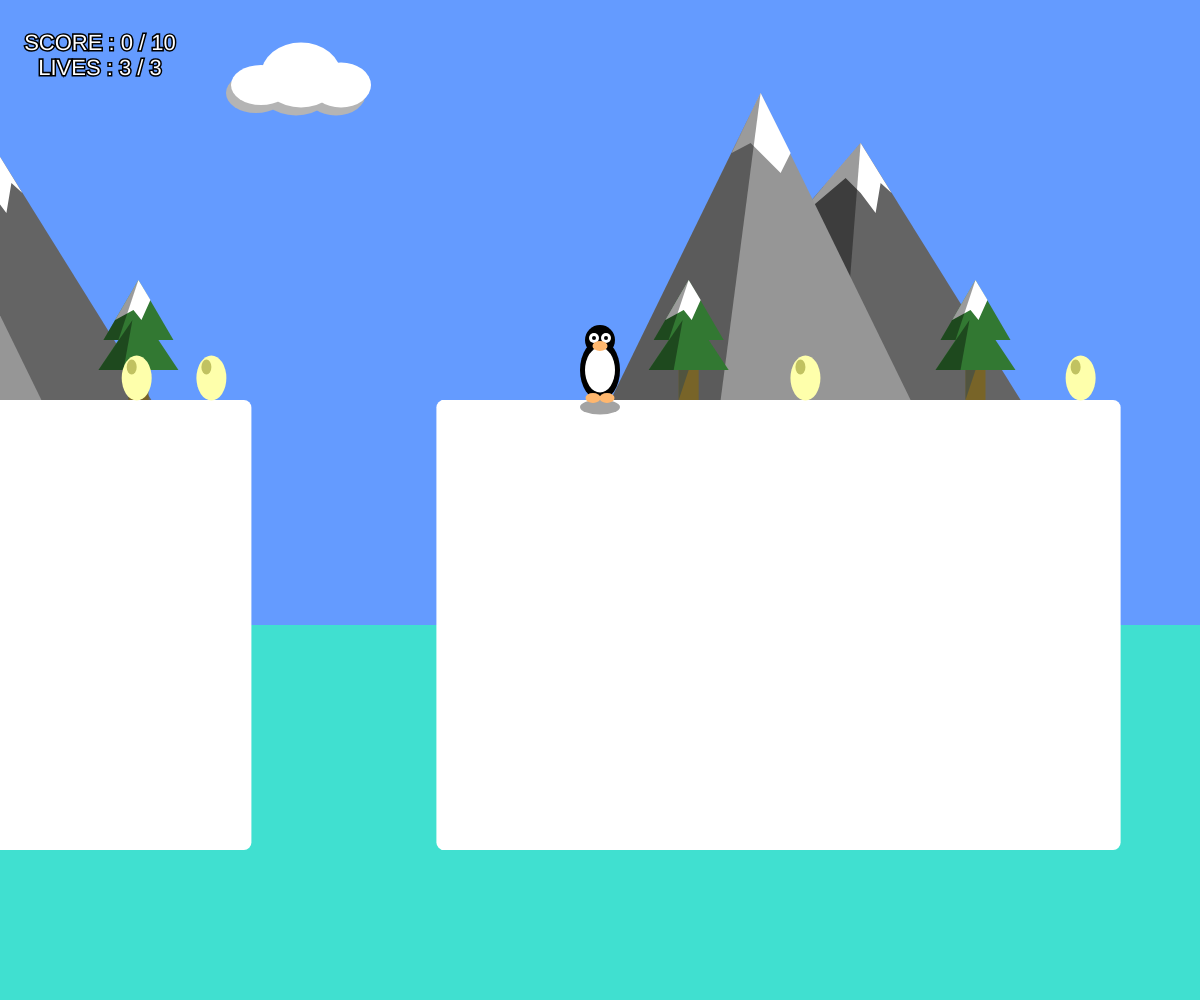
Frame 1 (no input)
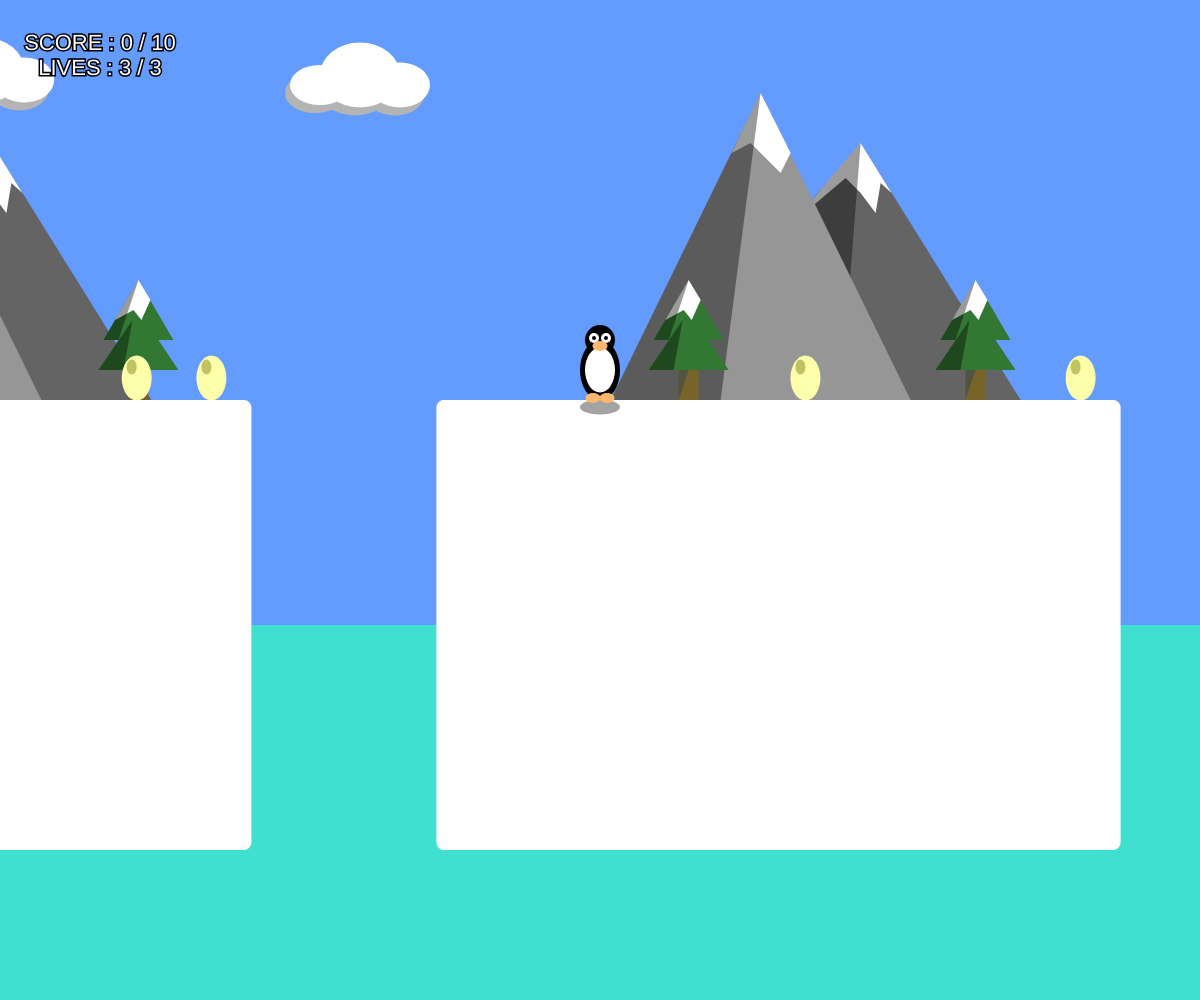
Frame 60 (no input)
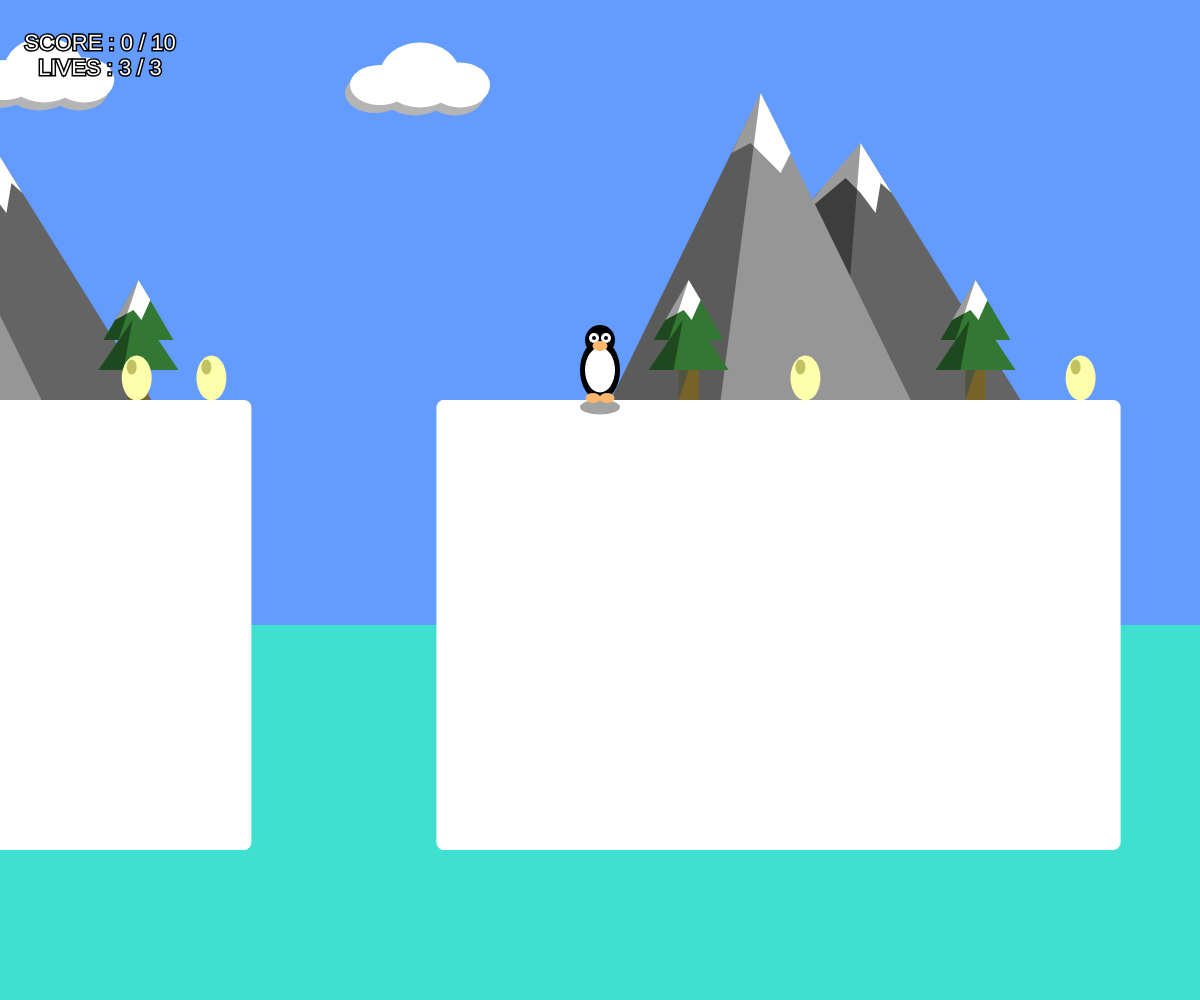
Frame 120 (the mouse pressed at the canvas centre since frame 60)

The p5.js sketch that drew these frames (run headless with seeded random() and noise() and a simulated clock; from frame 60 on, the mouse is pressed at the canvas centre):

// p5.js sketch
// ── sketch.js
/*

	&copy; 2022-Present

*/

// DECLARING VARIABLES
var game;

var ground;
var canyons;
var trees;
var clouds;
var mountains;

var character;

var collectables;
var pole;


function windowResized() {
	resizeCanvas(windowWidth, windowHeight);
}

// SET-UP
function setup() {

	// Creating Canvas
	createCanvas(windowWidth, windowHeight);

	// Initialising Variables
	game = {
		scroller: { // (Camera)
			x: 0
		},
		over: false,
		lives: 3,
		complete: false,
		score: 0
	};

	ground = { // (Floor)
		y: 400
	};


	// Initialising Objects to Create Instances
	character = new Character(width/2, ground.y);
	pole = new Pole(3000, 200);


	canyons = []; // Initialising with Empty Array first
	// Randomly Generate Co-Ordinates
	generate(200-800, 8, [800, 1000], [100, 200])
		.forEach( pos => {
			// Attempt to Fix any Conflictions with Other Objects
			const canyon = new Canyon(pos[0], pos[1]); // Create the 'Canyon' Instance
			
			// Check if the Generated Canyon is On/Near to the Character
			if (character.x-15 >= canyon.x && character.x <= canyon.x-15+canyon.width) {
				// If So... Change Co-Ordinates of Canyon to Remove Confliction
				const half = (canyon.x-5) + (canyon.width/2);
				if (character.x < half) {
					canyon.x = half + 5;
				}
				else if (character.x >= half) {
					canyon.width = canyon.width/2;
				};
			};
			// Check if the Generated Canyon is On/Near to the Flag-Pole
			if (pole.x >= canyon.x+5 && pole.x <= canyon.x-5+canyon.width) {
				// If So... Change Co-Ordinates of Canyon to Remove Confliction
				canyon.x = pole.x + 75;
			};
			// Finally, Add Canyons to Global Array
			canyons.push(canyon);
	});


	trees = []; // Initialising with Empty Array first
	// Randomly Generate Co-Ordinates
	generate(width/2-725, 30, [250, 300], [floor.y])
		.forEach( pos => {
			// Create the 'Tree' Instance
			const tree = new Tree(pos[0], pos[1]);
			trees.push(tree); // Finally, Add Tree to Global Array
	});
	// Attempt to Fix any Conflictions with Other Objects
	for (let i=0; i<trees.length; i++) {
		const tree = trees[i];

		// Check if the Generated Tree is On/Near to a Canyon
		canyons.forEach( canyon => {
			if (tree.x+5 >= canyon.x+5 && tree.x <= canyon.x-5+canyon.width) {
				// If it is... Remove it!
				trees.splice(i, 1);
			};
		});
	};

	clouds = []; // Initialising with Empty Array first
	// Randomly Generate Co-Ordinates
	generate(300, 21, [-300, -500], [75, 125, 70])
		.forEach( pos => {
			// Create the 'Cloud' Instance
			const cloud = new Cloud(pos[0], pos[1], 80);
			clouds.push(cloud); // Finally, Add Cloud to Global Array
	});


	mountains = []; // Initialising with Empty Array first
	// Randomly Generate Co-Ordinates
	generate(width/2-600, 5, [800, 1200], [ground.y-257])
		.forEach( pos => {
			// Attempt to Fix any Conflictions with Other Objects
			const mountain = new Mountain(pos[0], pos[1]);

			// Check if the Generated Mountain is On/Near to a Canyon
			canyons.forEach( canyon => {
				if (mountain.x+250 >= canyon.x+5 && mountain.x-250 <= canyon.x-5+canyon.width) {
					// If So... Change Co-Ordinates of Mountain to Remove Confliction
					if (mountain.x+250 >= canyon.x+5) {
						mountain.x = canyon.x - 250;
					}
					else if (mountain.x-250 <= canyon.x-5+canyon.width) {
						mountain.x = canyon.x + 250;
					};
				};
			});
			// Finally, Add Mountain to Global Array
			mountains.push(mountain);
	});


	collectables = []; // Initialising with Empty Array first
	// Randomly Generate Co-Ordinates
	generate(-180, 10, [300, 350], [ground.y])
		.forEach( pos => {
			// Attempt to Fix any Conflictions with Other Objects
			const collectable = new Collectable(pos[0], pos[1], 30, 45);
			
			// Check if the Generated Mountain is On/Near to a Canyon
			canyons.forEach( canyon => {
				if (collectable.x+30 >= canyon.x+5 && collectable.x-30 <= canyon.x-5+canyon.width) {
					// If So... Change Co-Ordinates of Mountain to Remove Confliction
					if (collectable.x+30 >= canyon.x+5) {
						collectable.x = canyon.x - 30;
					}
					else if (collectable.x-30 <= canyon.x-5+canyon.width) {
						collectable.x = canyon.x + 30;
					};
				};
			});
			// Finally, Add Collectable to Global Array
			collectables.push(collectable);
	});
};

/**
    * Randomly Generates a Set of X & Y Co-Ordinates

	* @param {number} start
	* @param {number} amount
	* @param {Readonly<Array<number>>} start
	* @param {Readonly<Array<number>>} start

	* @returns {Readonly<Array<number>>}
**/
function generate(start, amount, x_multiplier, y_range) {
	let temp = start; // Use this as Starting Point
	let ouput = []; // Initialing New Variable for Return
	for (let i=0; i<amount; i++) { // Iterating through Input Array
		// X-Co-Ordinate is Generated via the 'x_multiplier'
		// Y-Co-Ordinate is Generated by Choosing a Random Number from 'y_range'
		ouput.push([temp, y_range[floor(random()*y_range.length)]]);
		temp += random(x_multiplier[0], x_multiplier[1]) // Increase 'temp' via Multiplier
	};
	return ouput; // Finally, Return the Newly Generated Points
};


// INTERACTION FUNCTIONS

function keyPressed() {
	if (!game.over && !game.complete) { // Only Listen for Input if NOT Game Over AND NOT Level Complete 
		if (!character.isPlummeting) { // Only Listen for Input if NOT Plummeting
			if (keyCode == 37 || keyCode == 65) { // If 'A' or 'Left-Arrow' is Pressed
				character.isLeft = true; // Go Left
			} else if (keyCode == 39 || keyCode == 68) { // If 'D' or 'Right-Arrow' is Pressed
				character.isRight = true; // Go Right
			} else if (keyCode == 32 || keyCode == 38 || keyCode == 87) { // If 'W' or 'Up-Arrow' or 'SPACEBAR' is Pressed
				if (!character.isFalling) {
					character.isFalling = true; // Fall
					character.y -= 100; // Decrement Y to Show 'Falling'
				};
			};
		};
	};
};

function keyReleased() {
	if (keyCode == 37 || keyCode == 65) { // If 'A' or 'Left-Arrow' is Released
		character.isLeft = false; // Stop Going Left
	} else if (keyCode == 39 || keyCode == 68) { // If 'D' or 'Right-Arrow' is Released
		character.isRight = false; // Stop Going Right
	};
};



// DRAW FUNCTIONS

function draw() {
	// Creating Background
	background(100, 155, 255); // Blue Sky
	
	noStroke();

	// Creating Ground
	fill(64, 224, 208); // Water Background
	rect(0, ground.y, width, height-ground.y);
	fill(255); // White Ice/Snowy Floor
	rect(0, ground.y, width, height-ground.y-150);


	push(); // Using 'push()' so that Selected Entities will Only get Translated
		game.scroller.x = character.x - (width/2); // Get Position of Centre
		translate(-game.scroller.x, 0); // Translate so that Character stays in Centre

		// Creating Canyons
		canyons.forEach( canyon => { // Iterating through Array
			canyon.draw(); // Call Function to Draw Object
		});

		// Drawing Clouds
		clouds.forEach( cloud => { // Iterating through Array
			cloud.draw(); // Call Function to Draw Object
		});
		// Drawing Mountains
		mountains.forEach( mountain => { // Iterating through Array
			mountain.draw(); // Call Function to Draw Object
		});
		// Drawing Trees
		trees.forEach( tree => { // Iterating through Array
			tree.draw(); // Call Function to Draw Object
		});

		// Draw Collectables (Egg)
		collectables.forEach( collectable => { // Iterating through Array
			collectable.draw(); // Call Function to Draw Object
		});

		// Draw Pole
		pole.draw(); // Call Function to Draw Object


		// Draw Character (Penguin)
		if (character.isPlummeting) { // If Plummeting
			character.plumment(); // Call Function to Draw Object's Current State
		} else if(character.isLeft && character.isFalling) { // If Jumping-Left
			character.fallLeft(); // Call Function to Draw Object's Current State
		} else if(character.isRight && character.isFalling) { // If Jumping-Right
			character.fallRight(); // Call Function to Draw Object's Current State
		} else if(character.isLeft) { // If Going-Left
			character.goLeft(); // Call Function to Draw Object's Current State
		} else if(character.isRight) { // If Going-Right
			character.goRight(); // Call Function to Draw Object's Current State
		} else if(character.isFalling || character.isPlummeting) { // If Falling or Plummeting
			character.fall(); // Call Function to Draw Object's Current State
		} else { // If Standing
			character.draw(); // Call Function to Draw Object's Current State
		};
	pop(); // Use 'pop()' to Now Stop Translating Objects


	// INTERACTIONS

	// Check if Character is within a Canyon
	character.isOverCanyon = false; // Useful Variable for a Global Scope
	canyons.forEach( canyon => { // Iterating through Array
		// If Character is withing X-Co-Ordinates of Canyon
		if (character.x-15 >= canyon.x && character.x <= canyon.x-15+canyon.width) {
			character.isOverCanyon = true; // Set to True
			// If Character has Fallen into Canyon
			if (character.y >= ground.y) {
				character.isOverCanyon = false; // Reset

				if (game.lives >= 1) { // Show Message to User
					fill(255);
					strokeWeight(3);
					stroke(0);
					textSize(40);
					textAlign(CENTER);
					fill(255, 105, 105);
					text("LIFE LOST", width/2, height/2);
				};

				// Set Plummeting to True
				if (!character.isPlummeting) {
					character.isPlummeting = true;
					game.lives --; // Decrement Game Lives
				}
				else if (character.y-65 >= height) { // If Character has Fallen to Bottom
					// Reset State
					character.reset();
				};
			};
		};
	});

	// Check if Character is in Range of a Collectable
	collectables.forEach( collectable => { // Iterating through Array
		if (character.y !== ground.y) { // If Jumping, Account for Y-Co-Ordinates
			if ((dist(character.x, character.y, collectable.x, collectable.y) <= collectable.height) && (!collectable.isFound)) {
				// Successfully Found
				collectable.isFound = true;
				game.score ++; // Increment Game Score
			};
		} else if ((dist(character.x, character.y, collectable.x, collectable.y) <= collectable.width) && (!collectable.isFound)) {
			// Successfully Found
			collectable.isFound = true;
			game.score ++; // Increment Game Score
		};
	});

	// Check if Character is in Range of Pole
	if ((dist(character.x, character.y, pole.x+22, character.y) <= 20) && (!pole.isReached)) {
		// Set Reached & Level Complete to True
		pole.isReached = game.complete = true;
		// Stop Any Current Movement
		character.isLeft = character.isRight = false;
	};


	// Gravity
	if (character.y < ground.y) { // If Character is NOT on Ground
		character.y += 1 // Increment Y-Co-ordinate to Slowly Bring Character to Ground
		if (character.y == ground.y) {
			// Reset Variable when Back on Ground
			character.isFalling = false;
		};
	};


	fill(255);
	strokeWeight(3);
	stroke(0);
	// If Character is On Left World Boundary
	if (character.x - width/2 <= -1234) {
		character.reachedBoundary = true; // Useful Global Variable
		// Display Message to User
		textSize(40);
		textAlign(CENTER);
		fill(255, 105, 105);
		text("BOUNDARY REACHED", width/2, height/2);
	}
	else {
		// Reset Variable
		character.reachedBoundary = false;
	};


	// DRAW TEXT
	textSize(22);
	textAlign(CENTER);
	text(`SCORE : ${game.score} / ${collectables.length}`, 100, 50);
	text(`LIVES : ${game.lives} / 3`, 100, 75);
	if (game.lives <= 0) { // Decide whether it is Game Over or Not
		game.over = true; // If 0 Lives Left, then Game Over
	};
	if (game.over) { // If Game Over...
		// Display Text to User
		textSize(100);
		textAlign(CENTER);
		fill(255, 105, 105);
		strokeWeight(10);
		text("GAME OVER", width/2, height/2);
		textSize(50);
		text("Refresh the Page to Retry", width/2, height/2+75);
	};
	if (game.complete) { // If Level Complete...
		// Display Text to User
		textSize(100);
		textAlign(CENTER);
		fill(138, 255, 157);
		strokeWeight(10);
		text("LEVEL COMPLETE", width/2, height/2);
	};
};


// DECLARING CLASSES

/**
 	* Function Constructor Representing Game-Character

	* @param {number} x
	* @param {number} y
**/
function Character(x, y) {
	// Initialising Variables
	this.x = x;
	this.y = y;
	this.isLeft = false;
	this.isRight = false;
	this.isFalling = false;
	this.isPlummeting = false;
	this.speed = 6;
	this.isOverCanyon = false;
	this.reachedBoundary = false;

	// Reset All Variables to Default State
	this.reset = function() {
		this.x = width/2;
		this.y = ground.y;
		this.isLeft = this.isRight = this.isPlummeting = this.isFalling = this.isOverCanyon = this.reachedBoundary = false;
	};

	// Draw Plummeting State
	this.plumment = function() {
		this.y += 3; // Increment to Show Falling

		noStroke();
		fill(0); // Black
		ellipse(this.x, this.y-60, 30); // Head
		ellipse(this.x, this.y-30, 40, 60); // Outer Body
		// Right Arm
		ellipse(this.x+20, this.y-50, 10, 25);
		// Left Arm
		ellipse(this.x-20, this.y-50, 10, 25);
		fill(255); // White
		ellipse(this.x, this.y-30, 30, 45); // Inner body
		ellipse(this.x-6, this.y-62, 10); // Left Outer-Eye
		ellipse(this.x+6, this.y-62, 10); // Right Outer-Eye
		fill(0); // Black
		ellipse(this.x-6, this.y-64, 4); // Left Inner-Eye
		ellipse(this.x+6, this.y-64, 4); // Right Inner-Eye
		fill(255, 183, 110); // Orangey-Yellow
		ellipse(this.x, this.y-54, 15, 10); // Nose
		ellipse(this.x-7, this.y-2, 15, 10); // Left Foot
		ellipse(this.x+7, this.y-2, 15, 10); // Right Foot
	};

	// Draw Falling-Left State
	this.fallLeft = function() {
		// If at Boundary, DO NOT Decrement
		if (!this.reachedBoundary) {
			this.x -= this.speed;
		};

		noStroke();

		// If NOT Over a Canyon, Draw Shadow
		if (!this.isOverCanyon) {
			fill(100, 100, 100, 150);
		  	ellipse(this.x, ground.y+7, 40, 15);	
		};


		fill(0); // Black
		ellipse(this.x, this.y-60, 30); // Head
		ellipse(this.x, this.y-30, 30, 60); // Outer Body
		fill(255); // White
		ellipse(this.x-9, this.y-30, 10, 30); // Inner body
		ellipse(this.x-9, this.y-62, 10); // Left Outer-Eye
		fill(0); // Black
		ellipse(this.x-11, this.y-65, 4); // Left Inner-Eye
		fill(255, 183, 110); // Orangey-Yellow
		ellipse(this.x-11, this.y-54, 15, 10); // Nose
		ellipse(this.x-5, this.y-2, 15, 10); // Feet
	};

	// Draw Falling-Right State
	this.fallRight = function() {
		this.x += this.speed; // Increment to Show Movement
		
		noStroke();

		// If NOT Over a Canyon, Draw Shadow
		if (!this.isOverCanyon) {
			fill(100, 100, 100, 150);
			ellipse(this.x, ground.y+7, 40, 15);
		};

		fill(0); // Black
		ellipse(this.x, this.y-60, 30); // Head
		ellipse(this.x, this.y-30, 30, 60); // Outer Body
		fill(255); // White
		ellipse(this.x+9, this.y-30, 10, 30); // Inner body
		ellipse(this.x+9, this.y-62, 10); // Right Outer-Eye
		fill(0); // Black
		ellipse(this.x+11, this.y-65, 4); // Right Inner-Eye
		fill(255, 183, 110); // Orangey-Yellow
		ellipse(this.x+11, this.y-54, 15, 10); // Nose
		ellipse(this.x+5, this.y-2, 15, 10); // Feet
	};

	// Draw Left State
	this.goLeft = function() {
		// If at Boundary, DO NOT Decrement
		if (!this.reachedBoundary) {
			this.x -= this.speed;
		};

		noStroke();

		// If NOT Over a Canyon, Draw Shadow
		if (!this.isOverCanyon) {
			fill(100, 100, 100, 150);
			ellipse(this.x+25, ground.y+7, 80, 15);
		};

		fill(0); // Black
		ellipse(this.x, this.y-15, 30); // Head
		ellipse(this.x+30, this.y-15, 60, 30); // Outer Body
		fill(255); // White
		ellipse(this.x+30, this.y-5, 40, 10); // Inner body
		ellipse(this.x-9, this.y-17, 10); // Left Outer-Eye
		fill(0); // Black
		ellipse(this.x-11, this.y-17, 4); // Left Inner-Eye
		fill(255, 183, 110); // Orangey-Yellow
		ellipse(this.x-11, this.y-9, 15, 10); // Nose
		ellipse(this.x+60, this.y-10, 10, 15); // Feet
	};

	// Draw Right State
	this.goRight = function() {
		this.x += this.speed; // Increment to Show Movement

		noStroke();

		// If NOT Over a Canyon, Draw Shadow
		if (!this.isOverCanyon) {
			fill(100, 100, 100, 150);
			ellipse(this.x-25, ground.y+7, 80, 15);
		};

		fill(0); // Black
		ellipse(this.x, this.y-15, 30); // Head
		ellipse(this.x-30, this.y-15, 60, 30); // Outer Body
		fill(255); // White
		ellipse(this.x-30, this.y-5, 40, 10); // Inner body
		ellipse(this.x+9, this.y-17, 10); // Left Outer-Eye
		fill(0); // Black
		ellipse(this.x+11, this.y-17, 4); // Left Inner-Eye
		fill(255, 183, 110); // Orangey-Yellow
		ellipse(this.x+11, this.y-9, 15, 10); // Nose
		ellipse(this.x-60, this.y-10, 10, 15); // Feet
	};

	// Draw Falling States
	this.fall = function() {
		noStroke();

		// If NOT Over a Canyon, Draw Shadow
		if (!this.isOverCanyon) {
			fill(100, 100, 100, 150);
			ellipse(this.x, ground.y+7, 40, 15);
		};

		fill(0); // Black
		ellipse(this.x, this.y-60, 30); // Head
		ellipse(this.x, this.y-30, 40, 60); // Outer Body
		// Right Arm
		ellipse(this.x+20, this.y-50, 10, 25);
		// Left Arm
		ellipse(this.x-20, this.y-50, 10, 25);
		fill(255); // White
		ellipse(this.x, this.y-30, 30, 45); // Inner body
		ellipse(this.x-6, this.y-62, 10); // Left Outer-Eye
		ellipse(this.x+6, this.y-62, 10); // Right Outer-Eye
		fill(0); // Black
		ellipse(this.x-6, this.y-64, 4); // Left Inner-Eye
		ellipse(this.x+6, this.y-64, 4); // Right Inner-Eye
		fill(255, 183, 110); // Orangey-Yellow
		ellipse(this.x, this.y-54, 15, 10); // Nose
		ellipse(this.x-7, this.y-2, 15, 10); // Left Foot
		ellipse(this.x+7, this.y-2, 15, 10); // Right Foot
	};

	// Draw Normal State
	this.draw = function() {
		noStroke();

		// If NOT Over a Canyon, Draw Shadow
		if (!this.isOverCanyon) {
			fill(100, 100, 100, 150);
			ellipse(this.x, ground.y+7, 40, 15);
		};

		fill(0); // Black
		ellipse(this.x, this.y-60, 30); // Head
		ellipse(this.x, this.y-30, 40, 60); // Outer Body
		fill(255); // White
		ellipse(this.x, this.y-30, 30, 45); // Inner body
		ellipse(this.x-6, this.y-62, 10); // Left Outer-Eye
		ellipse(this.x+6, this.y-62, 10); // Right Outer-Eye
		fill(0); // Black
		ellipse(this.x-6, this.y-62, 4); // Left Inner-Eye
		ellipse(this.x+6, this.y-62, 4); // Right Inner-Eye
		fill(255, 183, 110); // Orangey-Yellow
		ellipse(this.x, this.y-54, 15, 10); // Nose
		ellipse(this.x-7, this.y-2, 15, 10); // Left Foot
		ellipse(this.x+7, this.y-2, 15, 10); // Right Foot
	};
};


/**
 	* Function Constructor Representing Canyon

	* @param {number} x
	* @param {number} width
**/
function Canyon(x, width) {
	// Initialising Variables
	this.x = x;
	this.width = width;

	// Draw the Canyon
	this.draw = function() {
		const half = (height-ground.y-150) / 2;

		noStroke();

		fill(100, 155, 255);
		rect(this.x, ground.y, this.width, half);

		fill(64, 224, 208);
		rect(this.x, ground.y+half, this.width, half);

		fill(255);
		rect(this.x-5, ground.y, 10+5, height-ground.y-150, 0, 10, 10, 0);
		rect(this.x+this.width-5, ground.y, 10+5, height-ground.y-150, 10, 0, 0, 10);
	};
};


/**
 	* Function Constructor Representing Cloud

	* @param {number} x
	* @param {number} y
	* @param {number} size
**/
function Cloud(x, y, size) {
	// Initialising Variables
	this.x = x;
	this.y = y;
	this.size = size;

	// Draw the Cloud
	this.draw = function() {
		noStroke();

		if (this.x > width*3) { // If Reached End...
			this.x = 0; // Reset to Beginning
		};
		this.x ++; // Increment to Show Movement

		// Drawing Shadows
		fill(180); // Shadow Colour
		ellipse(this.x-5, this.y+8, this.size, this.size-15)
		ellipse(this.x-45, this.y+18, this.size-20, this.size-40);
		ellipse(this.x+35, this.y+18, this.size-20, this.size-35);

		// Actual Cloud
		fill(255); // White
		ellipse(this.x, this.y, this.size, this.size-15);
		ellipse(this.x-40, this.y+10, this.size-20, this.size-40);
		ellipse(this.x+40, this.y+10, this.size-20, this.size-35);
	};
};


/**
 	* Function Constructor Representing Collectable

	* @param {number} x
	* @param {number} y
	* @param {number} width
	* @param {number} height
**/
function Collectable(x, y, width, height) {
	// Initialising Variables
	this.x = x;
	this.y = y;
	this.width = width;
	this.height = height;
	this.isFound = false;


	// Draw the Collectab;e
	this.draw = function() {
		if (!this.isFound) { // Only Draw if NOT Found
			noStroke();
			fill(254, 255, 171); // Light Yellow
			ellipse(this.x, this.y-22, this.width, this.height);
			fill(193, 194, 97); // Darker Yellow
			ellipse(this.x-5, this.y-33, this.width-20, this.height-30);
		}
	};
};


/**
 	* Function Constructor Representing Tree

	* @param {number} x
**/
function Tree(x) {
	// Initialising Variables
	this.x = x;
	this.y = ground.y;

	// Draw Tree
	this.draw = function() {
		noStroke();

		// Trunk
		fill(120, 100, 40); // Brown
		rect(this.x, this.y-100, 20, 100);
		// Shadow
		fill(70, 80, 70, 200);
		triangle(this.x+10, this.y-30, this.x, this.y-30, this.x, this.y);
		
		// Branches
		fill(50, 120, 50); // Green Colour
		triangle(this.x-30, this.y-30, this.x+10, this.y-90, this.x+50, this.y-30); // First Leaf Lathis.yer
		triangle(this.x-25, this.y-60, this.x+10, this.y-120, this.x+45, this.y-60); // Second Leaf Lathis.yer
		
		// Ice Cap
		fill(255); // White
		beginShape(); // Used to Make a Shape from vertex
			vertex(this.x+10, this.y-120);
			vertex(this.x+22, this.y-100);
			vertex(this.x+13, this.y-80);
			vertex(this.x+5, this.y-90);
			vertex(this.x-13.25, this.y-80);
		endShape(); // Ending Shape
		
		// Shadow
		fill(0, 0, 0, 100);
		triangle(this.x-25, this.y-60, this.x+10, this.y-120, this.x-10, this.y-60);
		triangle(this.x-30, this.y-30, this.x+4, this.y-80, this.x-5, this.y-30);
	};
};


/**
 	* Function Constructor Representing Mountain

	* @param {number} x
	* @param {number} y
**/
function Mountain(x, y) {
	// Initialising Variables
	this.x = x;
	this.y = y;


	// Draw Mountain
	this.draw = function() {
		noStroke();

		// Draw Mountains
		fill(100); // Grey

		// Draw Background Mountain First
		triangle(this.x, this.y, this.x-220, this.y+257, this.x+160, this.y+257);

		// Background Mountain's Ice Cap
		fill(255); // White
		beginShape(); // Used to Make a Shape from Vertex
			vertex(this.x, this.y);
			vertex(this.x-30, this.y+35);
			vertex(this.x-68, this.y+80);
			vertex(this.x-15, this.y+35);
			vertex(this.x, this.y+50);
			vertex(this.x+15, this.y+70);
			vertex(this.x+20, this.y+40);
			vertex(this.x+31, this.y+50);
		endShape(); // Ending Shape

		// Background Mountain's Shadow
		fill(0, 0, 0, 100); // Colour Black with Transparency
		triangle(this.x, this.y, this.x-220, this.y+257, this.x-20, this.y+257);

		// Draw Foreground Mountain Nethis.xt
		fill(150);
		triangle(this.x-100, this.y-50, this.x-250, this.y+257, this.x+50, this.y+257);

		// Foreground Mountain's Ice Cap
		fill(255); // White
		beginShape(); // Used to Make a Shape from Vertex
			vertex(this.x-100, this.y-50);
			vertex(this.x-129, this.y+10);
			vertex(this.x-110, this.y);
			vertex(this.x-80, this.y+30);
			vertex(this.x-70, this.y+10);
		endShape(); // Ending Shape

		// Foreground Mountain's Shadow
		fill(0, 0, 0, 100); // Colour Black with Transparency
		triangle(this.x-100, this.y-50, this.x-250, this.y+257, this.x-140, this.y+257);
	};
};


/**
 	* Function Constructor Representing Pole

	* @param {number} x
	* @param {number} y
**/
function Pole(x, y) {
	// Initialising Variables
	this.x = x;
	this.y = y;
	this.flag = {
		x: this.x+7,
		y: ground.y-75
	};
	this.isReached = false;

	// Draw Flag-Pole
	this.draw = function() {
		noStroke();

		fill(255); // White this
		rect(this.x, this.y, 7, ground.y-this.y, 20, 20, 0, 0);
		
		// Raise Flag
		if (this.isReached) {
			this.flag.y = min(ground.y+40, this.flag.y+1);
		};

		// Draw Flag
		fill(139, 0, 0); // Red Flag
		triangle(this.flag.x, this.flag.y-50, this.flag.x, this.flag.y-100, this.flag.x+60, this.flag.y-75);
	};
};
